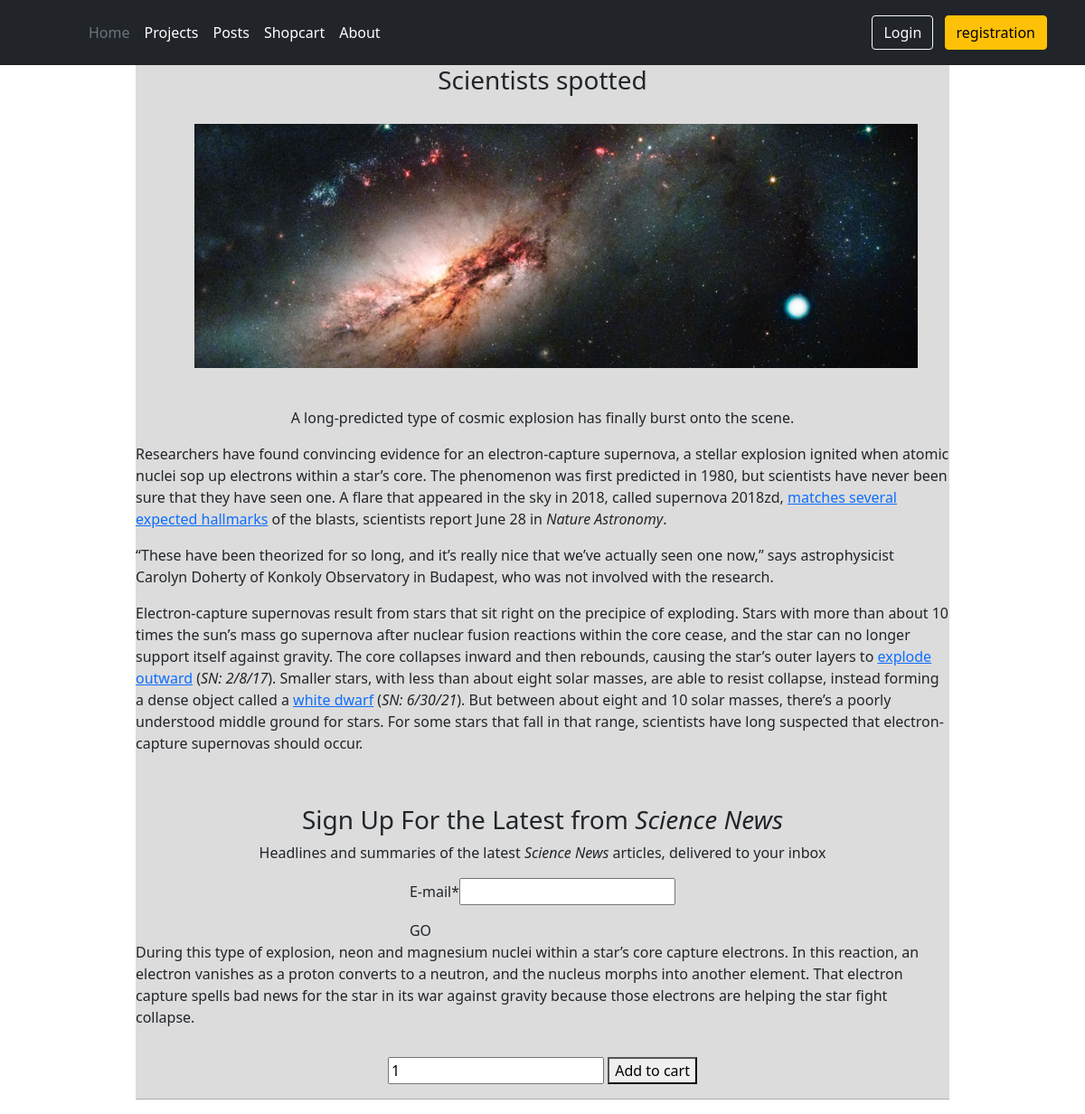
The app's page /post/4 with its own data.
### main/models.py (models this page shows, shortened)
class Post(models.Model):
    title = models.CharField(max_length=60)
    content = RichTextUploadingField()
    image = models.FileField(upload_to='images/')
    created_at = models.DateTimeField(auto_now_add=True)
    category = models.ForeignKey(Category, on_delete=models.CASCADE)
    prise = models.IntegerField()

### main/views.py (the view)
# urls.py: path('post/<int:pk>', views.post_detail, name='post_detail'),
def post_detail(request, pk):
    post = Post.objects.get(pk=pk)
    return render(request, 'main/post_detail.html', {'post': post})

### templates/main/post_detail.html (shortened to what this page needs)
{% extends 'base.html' %}
{% block content %}
    <div class="col-9" style="margin: 0 auto; background: gainsboro">
        <div class="d-flex flex-column mb-3 align-items-center">
                    <h3 class="text-center"><a class="link-dark" href=""
                                               style="text-decoration: none;">{{ post.title }}</a></h3>
                    <div class="align-self-center p-2 bd-highlight">
                        <img style="width: 800px; height: 300px; object-fit: cover; padding-top: 15px; padding-bottom: 15px; margin-left: 30px;"
                             src="{{ post.image.url }}">
                    </div>
                    <p class="w-75 mt-1">{{ post.content |safe }}</p>
                    <form method="post" action="{% url 'addtoshopcart' post.id %}">
                        <input name="quantity" type="number" value="1" min="1">
                        <button type="submit">Add to cart</button>
                    </form>
                </div>
                <hr class="own-hr">
    </div>
{% endblock %}

### records on screen
Post: title "Scientists spotted", image (picture)
